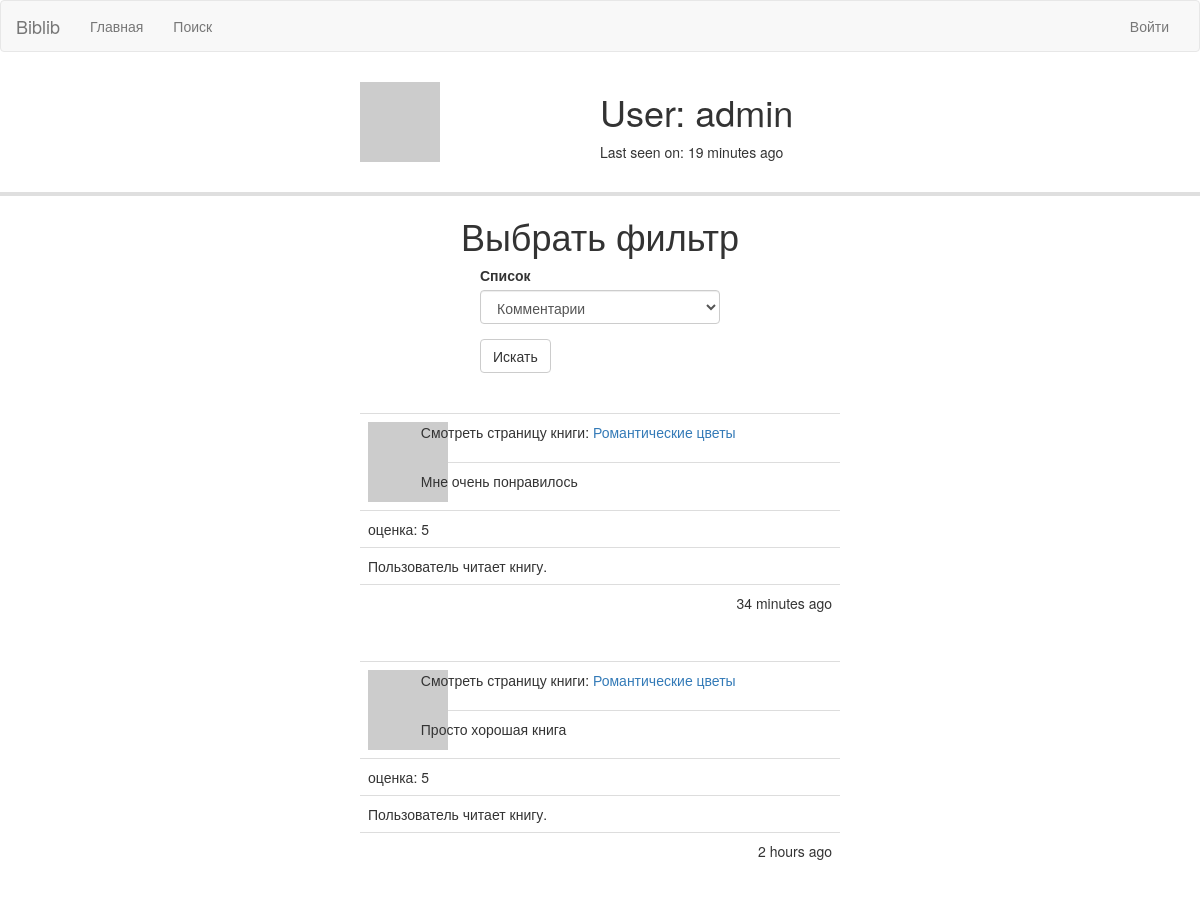
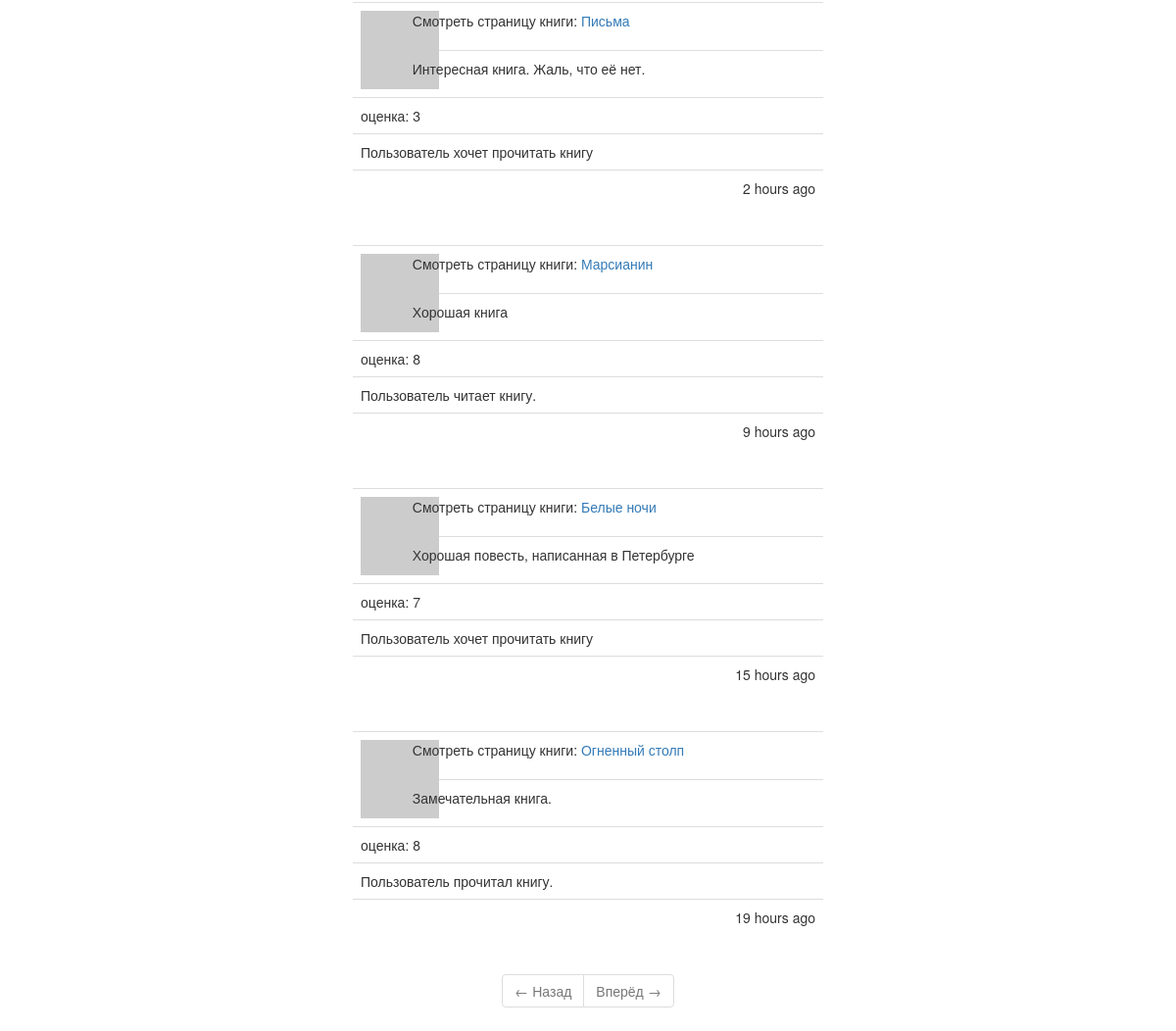
The page /user/1/ on the database its author committed (2 pictures, top to bottom).
### app/models.py (models this page shows, shortened)
class User(UserMixin, db.Model):
    id = db.Column(db.Integer, primary_key=True)
    login = db.Column(db.String(), index=True, unique=True, nullable=False)
    password_hash = db.Column(db.String(), nullable=False)
    about_me = db.Column(db.Text())
    last_seen = db.Column(db.DateTime, default=datetime.utcnow)
    is_moderator = db.Column(db.Boolean, default=False)
    comments = db.relationship('Comment', backref='author', lazy='dynamic')
    ub = db.relationship('User_Book', backref='user', lazy='dynamic')
    def avatar(self, size):
        digest = md5(self.login.lower().encode('utf-8')).hexdigest()
        return f'https://www.gravatar.com/avatar/{digest}?d=identicon&s={size}'

class Comment(db.Model):
    id = db.Column(db.Integer, primary_key=True)
    user_id = db.Column(db.Integer, db.ForeignKey('user.id'), nullable=False)
    book_id = db.Column(db.Integer, db.ForeignKey('book.id'), nullable=False)
    text = db.Column(db.Text())
    datetime = db.Column(db.DateTime, default=datetime.utcnow)

class Book(db.Model):
    id = db.Column(db.Integer, primary_key=True)
    writer_id = db.Column(db.Integer, db.ForeignKey(
        'writer.id'), nullable=False)
    title = db.Column(db.String(), index=True, nullable=False)
    genre = db.Column(db.String(), index=True, nullable=False)
    rating = db.Column(db.Float, default=0.0)
    number_of_votes = db.Column(db.Integer, default=0)
    comments = db.relationship('Comment', backref='book', lazy='dynamic')
    ub = db.relationship('User_Book', backref='book', lazy='dynamic')

class User_Book(db.Model):
    user_id = db.Column(db.Integer, db.ForeignKey('user.id'), primary_key=True)
    book_id = db.Column(db.Integer, db.ForeignKey('book.id'), primary_key=True)
    mark = db.Column(db.Integer, default=0)
    category = db.Column(db.Integer, default=0)

### app/routes.py (the view, shortened to what this page needs)
@app.route('/user/<user_id>', methods=['GET', 'POST'])
@app.route('/user/<user_id>/', methods=['GET', 'POST'])
def user(user_id):
    user = User.query.get(int(user_id))
    if not user:
        return redirect(url_for('index'))
    form = CategoryUserForm()
    if form.validate_on_submit():
        page = 1
    else:
        page = request.args.get('page', 1, type=int)
    comments = user.comments.order_by(Comment.datetime.desc()).paginate(
        page, app.config['POSTS_PER_PAGE'], False)
    next_url = url_for('user', user_id=user_id, page=comments.next_num) \
        if comments.has_next else None
    prev_url = url_for('user', user_id=user_id, page=comments.prev_num) \
        if comments.has_prev else None
    return render_template('user.html', user=user, title=user.login, comments=comments.items, form=form, next_url=next_url, prev_url=prev_url)

### app/forms.py
class CategoryUserForm(FlaskForm):
    category = SelectField('Список', validators=[DataRequired()], choices=[
        (0, 'Комментарии'), (1, "Прочитал(а)"), (2, "Читает"), (3, "Хочет прочитать"), (4, "Все избранные книги")])
    submit = SubmitField('Искать')

### app/routes.py (called while the page is built)
@app.before_request
def before_request():
    if current_user.is_authenticated:
        current_user.last_seen = datetime.utcnow()
        db.session.commit()

### app/templates/user.html (shortened to what this page needs)
{% extends "base.html" %}
{% import 'bootstrap/wtf.html' as wtf %}
{% block content %}
<table align="center" style="table-layout: fixed; width:40%">
    <tr>
        <td rowspan="2"><img src="{{ user.avatar(128) }}"></td>
        <td>
            <h1>User: {{ user.login }}</h1>
        </td>
    </tr>
    <tr>
        <td>{% if user.last_seen %}
            <p>Last seen on: {{ moment(user.last_seen).fromNow() }}</p>
            {% endif %}
        </td>
    </tr>
</table>
<hr style="border: 2px solid rgb(223, 223, 223);" width="100%">
<h1 align="center">Выбрать фильтр</h1>
<div style="margin:auto; width: 20%;">
    {{ wtf.quick_form(form) }}
</div>
<br>
{% for comment in comments %}
{% include 'user_comment.html' %}
{% endfor %}
{% include 'pag.html' %}
{% endblock %}

### app/templates/user_comment.html
<table class="table table-borderless" align="center" style="table-layout: fixed; width:40%">
    <tr>
        <td rowspan="2" style="width:11%"><img src="{{ comment.author.avatar(50) }}"></td>
        <td>Смотреть страницу книги: <a href="{{url_for('book',book_id=comment.book_id)}}">{{comment.book.title}}</a>
        </td>
    </tr>
    <tr>
        <td>{{comment.text}}</td>
    </tr>
    <tr>
        <td colspan="2">{%if comment.author.ub.filter_by(book_id=comment.book_id).first() and
            comment.author.ub.filter_by(book_id=comment.book_id).first().mark%}
            оценка: {{comment.author.ub.filter_by(book_id=comment.book_id).first().mark}}
            {%else%}
            {{comment.author.login}} ещё не оценил книгу
            {% endif %}
        </td>
    </tr>
    {% if comment.author.ub.filter_by(book_id=comment.book_id).first() and
    comment.author.ub.filter_by(book_id=comment.book_id).first().category %}
    <tr>
        <td colspan="2">
            {% if not comment.author.ub.filter_by(book_id=comment.book_id).first() or
            comment.author.ub.filter_by(book_id=comment.book_id).first().category == 0 %}
            {% elif comment.author.ub.filter_by(book_id=comment.book_id).first().category == 1 %}
            Пользователь прочитал книгу.
            {% elif comment.author.ub.filter_by(book_id=comment.book_id).first().category == 2 %}
            Пользователь читает книгу.
            {% else %}
            Пользователь хочет прочитать книгу
            {% endif%}
        </td>
    </tr>
    {% endif%}
    <tr align="right">
        <td colspan="2">
            {{moment(comment.datetime).fromNow() }}
        </td>
    </tr>
    <br>
</table>

### rows shown on the page
User: login "admin", last_seen "19 minutes ago"
Comment: book "Романтические цветы", text "Мне очень понравилось", author.ub.filter_by "5", shows "Пользователь читает книгу.", datetime "34 minutes ago"
Comment: book "Романтические цветы", text "Просто хорошая книга", author.ub.filter_by "5", shows "Пользователь читает книгу.", datetime "2 hours ago"
Comment: book "Письма", text "Интересная книга. Жаль, что её нет.", author.ub.filter_by "3", shows "Пользователь хочет прочитать книгу", datetime "2 hours ago"
Comment: book "Марсианин", text "Хорошая книга", author.ub.filter_by "8", shows "Пользователь читает книгу.", datetime "9 hours ago"
Comment: book "Белые ночи", text "Хорошая повесть, написанная в Петербурге", author.ub.filter_by "7", shows "Пользователь хочет прочитать книгу", datetime "15 hours ago"
Comment: book "Огненный столп", text "Замечательная книга.", author.ub.filter_by "8", shows "Пользователь прочитал книгу.", datetime "19 hours ago"
